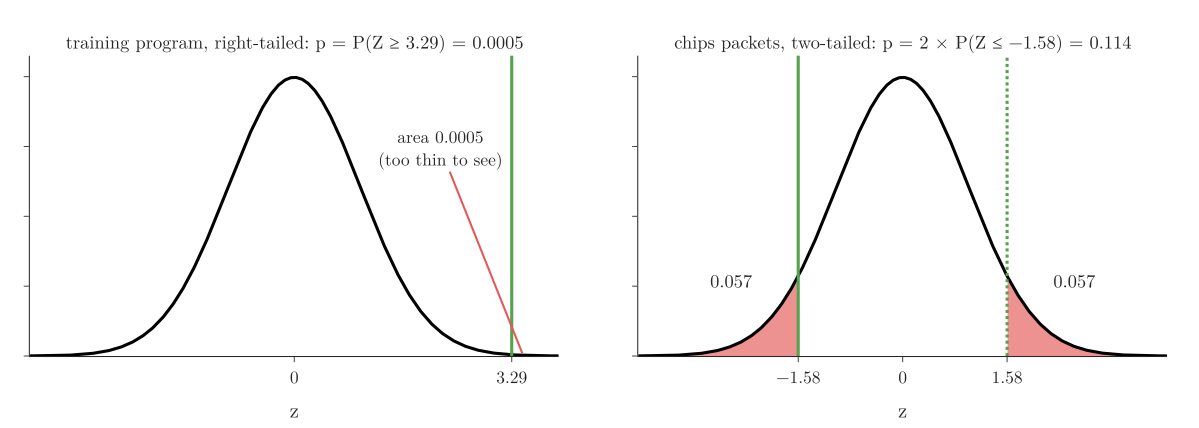

The script that drew this image:
"""P-values of the two z-tests: right-tailed training program (z = 3.29, area to the right) and
two-tailed chips packets (z = -1.58, area beyond -1.58 plus area beyond +1.58)."""
from pathlib import Path
import numpy as np
from plotly.subplots import make_subplots
from scipy import stats

here = Path(__file__).parent
GREEN, RED_FILL = "#54A24B", "rgba(228,87,86,0.65)"
z = np.linspace(-4, 4, 800)
pdf = stats.norm.pdf
fig = make_subplots(rows=1, cols=2, horizontal_spacing=0.07,
                    subplot_titles=["training program, right-tailed: p = P(Z ≥ 3.29) = 0.0005",
                                    "chips packets, two-tailed: p = 2 × P(Z ≤ −1.58) = 0.114"])
# right-tailed
tail = z[z >= 3.29]
fig.add_scatter(x=tail, y=pdf(tail), fill="tozeroy", fillcolor=RED_FILL, line_width=0, row=1, col=1)
fig.add_annotation(x=3.45, y=0.004, ax=2.2, ay=0.3, axref="x", ayref="y", text="area 0.0005<br>(too thin to see)",
                   font_size=17, arrowcolor="#E45756", arrowwidth=2, xanchor="center", row=1, col=1)
# two-tailed
for side in (z[z <= -1.58], z[z >= 1.58]):
    fig.add_scatter(x=side, y=pdf(side), fill="tozeroy", fillcolor=RED_FILL, line_width=0, row=1, col=2)
for s in (-1, 1):
    fig.add_annotation(x=s * 2.6, y=0.11, text="0.057", showarrow=False, font_size=18, row=1, col=2)
for i, obs in [(1, [3.29]), (2, [-1.58, 1.58])]:
    fig.add_scatter(x=z, y=pdf(z), mode="lines", line=dict(color="black", width=3), row=1, col=i)
    for k, o in enumerate(obs):
        fig.add_vline(x=o, line=dict(color=GREEN, width=3, dash="solid" if k == 0 else "dot"), opacity=1,
                      row=1, col=i)
    fig.update_xaxes(tickvals=[0] + obs, ticktext=["0"] + [f"{o:.2f}".replace("-", "−") for o in obs],
                     title_text="z", range=[-4, 4], row=1, col=i)
fig.update_yaxes(showticklabels=False, range=[0, 0.43])
fig.update_annotations(font_family="Latin Modern Roman")
fig.layout.annotations[0].font.size = fig.layout.annotations[1].font.size = 18
fig.update_layout(template="simple_white", width=1150, height=410, showlegend=False,
                  font=dict(family="Latin Modern Roman", size=17), margin=dict(l=20, r=20, t=45, b=50))
fig.write_image(here / "z_p_values.png", scale=2)
fig.write_image(here / "z_p_values.pdf")
